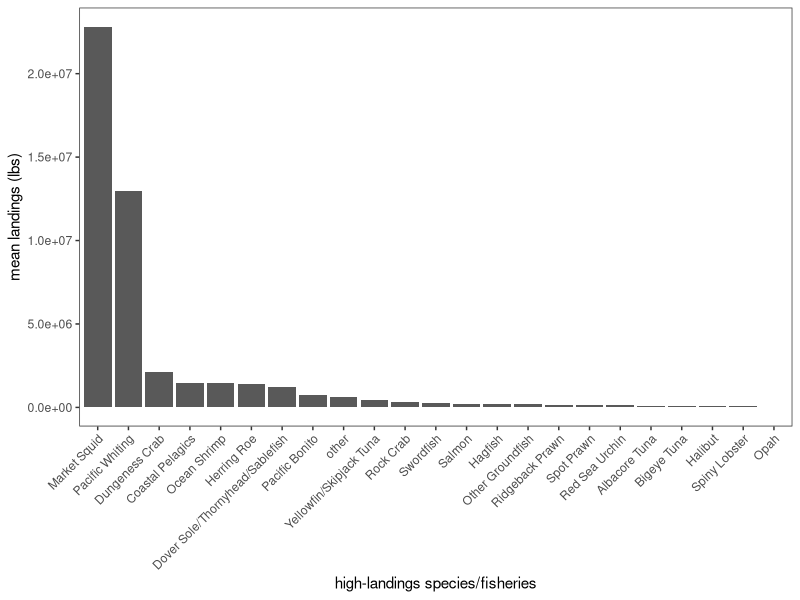

Generate this figure with R:
# Script for isolating the species of interest from the DFW dataset of monthly
# landings by area.

library(stringr)
library(stringi)
library(dplyr)
library(reshape2)
library(ggplot2)

# Import dataset of all areas
all_areas <- read.csv("Data/DFW areas/all_areas.csv")

# Find most-landed species ----------------------------------------------------
# Isolate total landings and find mean by year
high_landings <- all_areas[, c(1, 14:16)]
high_landings <- high_landings %>% group_by(area, Species) %>% 
  summarize(landings = mean(Landings))  

# Isolate each area & order by landings in descending order
total_e <- high_landings %>% filter(area == "Eureka")
total_e <- total_e[order(-total_e$landings), ]

total_fb <- high_landings %>% filter(area == "Fort Bragg")
total_fb <- total_fb[order(-total_fb$landings), ]

total_bb <- high_landings %>% filter(area == "Bodega Bay")
total_bb <- total_bb[order(-total_bb$landings), ]

total_sf <- high_landings %>% filter(area == "San Francisco")
total_sf <- total_sf[order(-total_sf$landings), ]

total_m <- high_landings %>% filter(area == "Monterey")
total_m <- total_m[order(-total_m$landings), ]

total_mb <- high_landings %>% filter(area == "Morro Bay")
total_mb <- total_mb[order(-total_mb$landings), ]

total_sb <- high_landings %>% filter(area == "Santa Barbara")
total_sb <- total_sb[order(-total_sb$landings), ]

total_la <- high_landings %>% filter(area == "Los Angeles")
total_la <- total_la[order(-total_la$landings), ]

total_sd <- high_landings %>% filter(area == "San Diego")
total_sd <- total_sd[order(-total_sd$landings), ]

# Create dataframe of highest landed species
high_landings <- rbind(total_e[1:11, 1:2], total_fb[1:11, 1:2], 
                       total_bb[1:11, 1:2], total_sf[1:11, 1:2], 
                       total_m[1:11, 1:2], total_mb[1:11, 1:2],
                       total_sb[1:11, 1:2], total_la[1:11, 1:2], 
                       total_sd[1:11, 1:2])

# Get list of unique species names (not fully unique :/ )
high_landings <- levels(factor(high_landings$Species))
print(high_landings)


# Isolate species of interest -------------------------------------------------
# Column names for the initial columns of the overall dataframe
initial_cols <- c("Species", "January", "February", "March", "April", "May", "June",
                  "July", "August", "September", "October", "November", "December", 
                  "Landings", "year", "area")

crab <- all_areas %>% filter(str_detect(Species, "Dungeness")) %>% bind_rows
lobster <- all_areas %>% filter(str_detect(Species, "Lobster")) %>% bind_rows
squid <- all_areas %>% filter(str_detect(Species, "Squid market")) %>% bind_rows
albacore <- all_areas %>% filter(str_detect(Species, "albacore")) %>% bind_rows
bigeye <- all_areas %>% filter(str_detect(Species, "Tuna bigeye")) %>% bind_rows
prawn_spot <- all_areas %>% filter(str_detect(Species, "Prawn spot")) %>% bind_rows
swordfish <- all_areas %>% filter(str_detect(Species, "Swordfish")) %>% bind_rows
opah <- all_areas %>% filter(str_detect(Species, "Opah")) %>% bind_rows
bonito <- all_areas %>% filter(str_detect(Species, "Bonito Pacific")) %>% bind_rows
prawn_ridge <- all_areas %>% filter(str_detect(Species, "Prawn ridgeback")) %>% bind_rows
whiting <- all_areas %>% filter(str_detect(Species, "Whiting")) %>% bind_rows

# Halibut ---------------------------------------------------------------------
halibut <- all_areas %>% filter(str_detect(Species, "Halibut")) %>% bind_rows

# Update dataframe with new species name
halibut <- halibut[, -1] %>% group_by(area, year) %>%
  summarize(across(January:Landings, sum))  
halibut <- cbind(rep("Halibut", length(halibut$year)), halibut[, c(3:15, 2, 1)])
colnames(halibut) <- initial_cols

# Rock crab -------------------------------------------------------------------
rock_crab <- all_areas %>% filter(str_detect(Species, 
                                             "Crab red rock|Crab rock unspecified|Crab yellow rock")) %>% bind_rows
# Update dataframe with new species name
rock_crab <- rock_crab[, -1] %>% group_by(area, year) %>%
  summarize(across(January:Landings, sum))  
rock_crab <- cbind(rep("Rock Crab", length(rock_crab$year)), rock_crab[, c(3:15, 2, 1)])
colnames(rock_crab) <- initial_cols

# Yellowfin/Skipjack ----------------------------------------------------------
# Info on grouping here: https://escholarship.org/uc/item/24r1s04n
yellow_skip <- all_areas %>% filter(str_detect(Species, 
                                               "Tuna yellowfin|Tuna skipjack")) %>% bind_rows
# Update dataframe with new species name
yellow_skip <- yellow_skip[, -1] %>% group_by(area, year) %>%
  summarize(across(January:Landings, sum))  
yellow_skip <- cbind(rep("Yellowfin_Skipjack", length(yellow_skip$year)), yellow_skip[, c(3:15, 2, 1)])
colnames(yellow_skip) <- initial_cols

# Herring roe -----------------------------------------------------------------
herring_roe <- all_areas %>% filter(str_detect(Species, 
                                               "Herring Pacific roe|Herring Roe")) %>% bind_rows
# Update dataframe with new species name
herring_roe <- herring_roe[, -1] %>% group_by(area, year) %>%
  summarize(across(January:Landings, sum))  
herring_roe <- cbind(rep("Herring Roe", length(herring_roe$year)), herring_roe[, c(3:15, 2, 1)])
colnames(herring_roe) <- initial_cols

# Red sea urchin --------------------------------------------------------------
urchin <- all_areas %>% filter(str_detect(Species, 
                                          "Sea urchin red|Urchin red")) %>% bind_rows
# Update dataframe with new species name
urchin <- urchin[, -1] %>% group_by(area, year) %>%
  summarize(across(January:Landings, sum))  
urchin <- cbind(rep("Red Sea Urchin", length(urchin$year)), urchin[, c(3:15, 2, 1)])
colnames(urchin) <- initial_cols

# Hagfish ---------------------------------------------------------------------
hagfish <- all_areas %>% filter(str_detect(Species, 
                                           "Hagfish|Hagfishes")) %>% bind_rows
# Update dataframe with new species name
hagfish <- hagfish[, -1] %>% group_by(area, year) %>%
  summarize(across(January:Landings, sum))  
hagfish <- cbind(rep("Hagfish", length(hagfish$year)), hagfish[, c(3:15, 2, 1)])
colnames(hagfish) <- initial_cols

# Shrimp ----------------------------------------------------------------------
shrimp <- all_areas %>% filter(str_detect(Species, 
                                          "Shrimp Pacific Ocean|Shrimp ocean pink")) %>% bind_rows
# Update dataframe with new species name
shrimp <- shrimp[, -1] %>% group_by(area, year) %>%
  summarize(across(January:Landings, sum))  
shrimp <- cbind(rep("Ocean Shrimp", length(shrimp$year)), shrimp[, c(3:15, 2, 1)])
colnames(shrimp) <- initial_cols

# Dover sole, thornyhead, sablefish -------------------------------------------
deep_trawl <- all_areas %>% filter(str_detect(Species, 
                                              "Sole Dover|Thornyhead|Sablefish")) %>% bind_rows
# Update dataframe with new species name
deep_trawl <- deep_trawl[, -1] %>% group_by(area, year) %>%
  summarize(across(January:Landings, sum))  
deep_trawl <- cbind(rep("Dover Sole_Thornyhead_Sablefish", length(deep_trawl$year)), deep_trawl[, c(3:15, 2, 1)])
colnames(deep_trawl) <- initial_cols

# Groundfish - from list here -------------------------------------------------
# https://wildlife.ca.gov/Conservation/Marine/Federal-Groundfish 
# Without Dover sole, thornyhead, sablefish
other_ground <- all_areas %>% filter(str_detect(Species, 
                                                "Rockfish|Skate|Shark leopard|Shark soupfin|Shark spiny dogfish|Ratfish|Cabezon|Greenling|Lingcod|Cod|Scorpionfish|Flounder|Sole|Sanddab|Grenadiers")) %>% bind_rows
other_ground <- other_ground %>% filter(!str_detect(Species, "Sole Dover")) %>% bind_rows
# Update dataframe with new species name
other_ground <- other_ground[, -1] %>% group_by(area, year) %>%
  summarize(across(January:Landings, sum))  
other_ground <- cbind(rep("Other Groundfish", length(other_ground$year)), other_ground[, c(3:15, 2, 1)])
colnames(other_ground) <- initial_cols

# Salmon ----------------------------------------------------------------------
salmon <- all_areas %>% filter(str_detect(Species, "Salmon")) %>% bind_rows
salmon <- salmon %>% filter(!str_detect(Species, "Roe"))  # Remove salmon roe fishery
# Update dataframe with new species name
salmon <- salmon[, -1] %>%  group_by(area, year) %>% 
  summarize(across(January:Landings, sum))
salmon <- cbind(rep("Salmon", length(salmon$year)), salmon[, c(3:15, 2, 1)])
colnames(salmon) <- initial_cols

# Coastal pelagic species gathered from NOAA fisheries ------------------------
pelagics <- all_areas %>% filter(str_detect(Species, 
                                            "Sardine|Mackerel|Anchovy northern")) %>% bind_rows
# Update dataframe with new species name
pelagics <- pelagics[, -1] %>% group_by(area, year) %>% 
  summarize(across(January:Landings, sum))
pelagics <- cbind(rep("Pelagics", length(pelagics$year)), pelagics[, c(3:15, 2, 1)])
colnames(pelagics) <- initial_cols


# Category for everything not selected above ----------------------------------
other <- all_areas %>% filter(!str_detect(Species, "Dungeness"))
other <- other %>% filter(!str_detect(Species, "Lobster"))
other <- other %>% filter(!str_detect(Species, "Squid market"))
other <- other %>% filter(!str_detect(Species, "albacore|Tuna bigeye|Tuna yellowfin|Tuna skipjack"))
other <- other %>% filter(!str_detect(Species, "Prawn spot|Prawn ridgeback"))
other <- other %>% filter(!str_detect(Species, "Swordfish"))
other <- other %>% filter(!str_detect(Species, "Opah"))
other <- other %>% filter(!str_detect(Species, "Herring Pacific roe"))
other <- other %>% filter(!str_detect(Species, "Sea urchin red|Urchin red"))
other <- other %>% filter(!str_detect(Species, "Hagfish|Hagfishes"))
other <- other %>% filter(!str_detect(Species, "Shrimp Pacific Ocean|Shrimp ocean pink"))
other <- other %>% filter(!str_detect(Species, "Halibut"))
other <- other %>% filter(!str_detect(Species, "Rockfish"))
other <- other %>% filter(!str_detect(Species, "Thornyhead"))
other <- other %>% filter(!str_detect(Species, "Sablefish"))
other <- other %>% filter(!str_detect(Species, "Skate"))
other <- other %>% filter(!str_detect(Species, "Shark leopard|Shark soupfin|Shark spiny dogfish"))
other <- other %>% filter(!str_detect(Species, "Ratfish"))
other <- other %>% filter(!str_detect(Species, "Cabezon"))
other <- other %>% filter(!str_detect(Species, "Greenling"))
other <- other %>% filter(!str_detect(Species, "Lingcod"))
other <- other %>% filter(!str_detect(Species, "Cod"))
other <- other %>% filter(!str_detect(Species, "Whiting"))
other <- other %>% filter(!str_detect(Species, "Scorpionfish"))
other <- other %>% filter(!str_detect(Species, "Flounder"))
other <- other %>% filter(!str_detect(Species, "Sole"))
other <- other %>% filter(!str_detect(Species, "Sanddab"))
other <- other %>% filter(!str_detect(Species, "Grenadiers"))
other <- other %>% filter(!str_detect(Species, "Salmon"))
other <- other %>% filter(!str_detect(Species, "Sardine|Mackerel|Anchovy"))
other <- other %>% filter(!str_detect(Species, "Bonito Pacific"))
other <- other %>% filter(!str_detect(Species, "Crab red rock|Crab rock unspecified|Crab yellow rock"))

other_species <- levels(factor(other$Species))
print(other_species)
other <- other[, -1] %>% group_by(area, year) %>% 
  summarize(across(January:Landings, sum))
other <- cbind(rep("other", length(other$year)), other[, c(3:15, 2, 1)])
colnames(other) <- initial_cols


# Create dataframe of all species of interest ---------------------------------
all_soi <- rbind(crab, lobster, squid, albacore, bigeye, yellow_skip, 
                 prawn_spot, prawn_ridge, swordfish, opah, herring_roe, urchin, 
                 hagfish, shrimp, deep_trawl, other_ground, salmon, pelagics, 
                 bonito, rock_crab, whiting, halibut, other)

all_soi$Species <- trimws(all_soi$Species)  # trim white space from names

# Replace DFW species names with more understandable text
all_soi$Species <- str_replace_all(all_soi$Species, 
                                   c("Crab Dungeness" = "Dungeness Crab",
                                     "Lobster California spiny" = "Spiny Lobster",
                                     "Prawn spot" = "Spot Prawn",
                                     "Squid market" = "Market Squid",
                                     "Tuna albacore" = "Albacore Tuna",
                                     "Tuna bigeye" = "Bigeye Tuna",
                                     "Bonito Pacific" = "Pacific Bonito",
                                     "Prawn ridgeback" = "Ridgeback Prawn",
                                     "Whiting Pacific" = "Pacific Whiting"))
species <- levels(factor(all_soi$Species))  # list of species
print(species)  # check species list


# Check relative landings for the species of interest -------------------------
total_landings <- all_soi[, c(1, 14:16)]
total_landings <- total_landings %>% group_by(Species) %>% 
  summarize(landings = mean(Landings)) 

# Update species names for a nice plot
tl_plot <- cbind(c("Albacore Tuna", "Bigeye Tuna", "Dover Sole/Thornyhead/Sablefish",
                   "Dungeness Crab", "Hagfish", "Halibut", "Herring Roe", 
                   "Market Squid", "Ocean Shrimp", "Opah", "other", 
                   "Other Groundfish", "Pacific Bonito", "Pacific Whiting", 
                   "Coastal Pelagics", "Red Sea Urchin", "Ridgeback Prawn", 
                   "Rock Crab", "Salmon", "Spiny Lobster", "Spot Prawn", 
                   "Swordfish", "Yellowfin/Skipjack Tuna"), 
                 total_landings[, 2])
colnames(tl_plot) <- c("Species", "landings")

total_plot <- ggplot(tl_plot, aes(y = landings, x = reorder(Species, -landings))) +
  geom_bar(position = "dodge", stat = "identity") +
  ylab("mean landings (lbs)") + xlab("high-landings species/fisheries") +
  theme_bw() +
  theme(panel.grid.major = element_blank(), panel.grid.minor = element_blank()) +
  theme(axis.text.x = element_text(angle = 45, hjust = 1)) 

ggsave(filename="Monthly pdf data/Figures/all_soi_landings.pdf", total_plot,
       width=300, height=150, units="mm", dpi=300)

# Calculate what percentage 'other' represents
(total_landings[[10,2]] / sum(total_landings[-10,2])) * 100


# Write .csv files for all SOI and the top SOI --------------------------------
write.csv(all_soi, "Data/dfw_areas_all_soi.csv", row.names = FALSE)

top_soi <- all_soi %>% filter(str_detect(Species, 
                                         "Market Squid|Pelagics|Dungeness Crab|Red Sea Urchin|Ocean Shrimp|Herring Roe|Dover Sole_Thornyhead_Sablefish|Pacific Whiting|Other Groundfish|Salmon"))
write.csv(top_soi, "Data/dfw_areas_top_soi.csv", row.names = FALSE)
